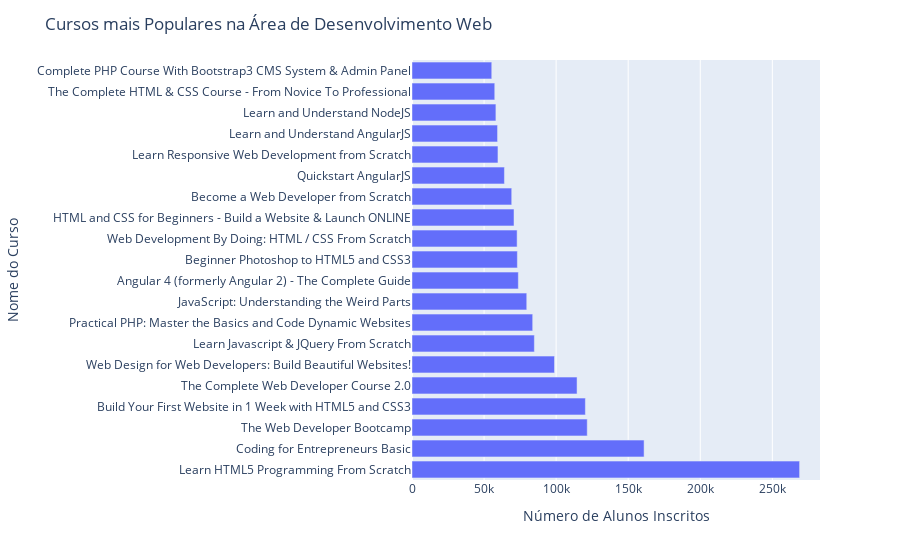

Notebook source saved alongside this figure:
### Code cell
df3_top20 = df3.head(20)
px.bar(df3_top20, x='num_subscribers', y='course_title').update_layout(title="Cursos mais Populares na Área de Desenvolvimento Web", yaxis_title_text="Nome do Curso", xaxis_title_text='Número de Alunos Inscritos')

### Figure 1 — Plotly figure (JSON) as saved in the notebook; plotly's stock layout.template omitted (floating-point values rounded to 4 significant figures)
{"data": [{"alignmentgroup": "True", "hovertemplate": "num_subscribers=%{x}<br>course_title=%{y}<extra></extra>", "legendgroup": "", "marker": {"color": "#636efa", "pattern": {"shape": ""}}, "name": "", "offsetgroup": "", "orientation": "h", "showlegend": false, "textposition": "auto", "type": "bar", "x": [268923, 161029, 121584, 120291, 114512, 98867, 84897, 83737, 79612, 73783, 73110, 72932, 70773, 69186, 64128, 59639, 59361, 58208, 57422, 55332], "xaxis": "x", "y": ["Learn HTML5 Programming From Scratch", "Coding for Entrepreneurs Basic", "The Web Developer Bootcamp", "Build Your First Website in 1 Week with HTML5 and CSS3", "The Complete Web Developer Course 2.0", "Web Design for Web Developers: Build Beautiful Websites!", "Learn Javascript & JQuery From Scratch", "Practical PHP: Master the Basics and Code Dynamic Websites", "JavaScript: Understanding the Weird Parts", "Angular 4 (formerly Angular 2) - The Complete Guide", "Beginner Photoshop to HTML5 and CSS3", "Web Development By Doing: HTML / CSS From Scratch", "HTML and CSS for Beginners - Build a Website & Launch ONLINE", "Become a Web Developer from Scratch", "Quickstart AngularJS", "Learn Responsive Web Development from Scratch", "Learn and Understand AngularJS", "Learn and Understand NodeJS", "The Complete HTML & CSS Course - From Novice To Professional", "Complete PHP Course With Bootstrap3 CMS System & Admin Panel"], "yaxis": "y"}], "layout": {"barmode": "relative", "legend": {"tracegroupgap": 0}, "margin": {"t": 60}, "title": {"text": "Cursos mais Populares na Área de Desenvolvimento Web"}, "xaxis": {"anchor": "y", "domain": [0, 1], "title": {"text": "Número de Alunos Inscritos"}}, "yaxis": {"anchor": "x", "domain": [0, 1], "title": {"text": "Nome do Curso"}}}}
